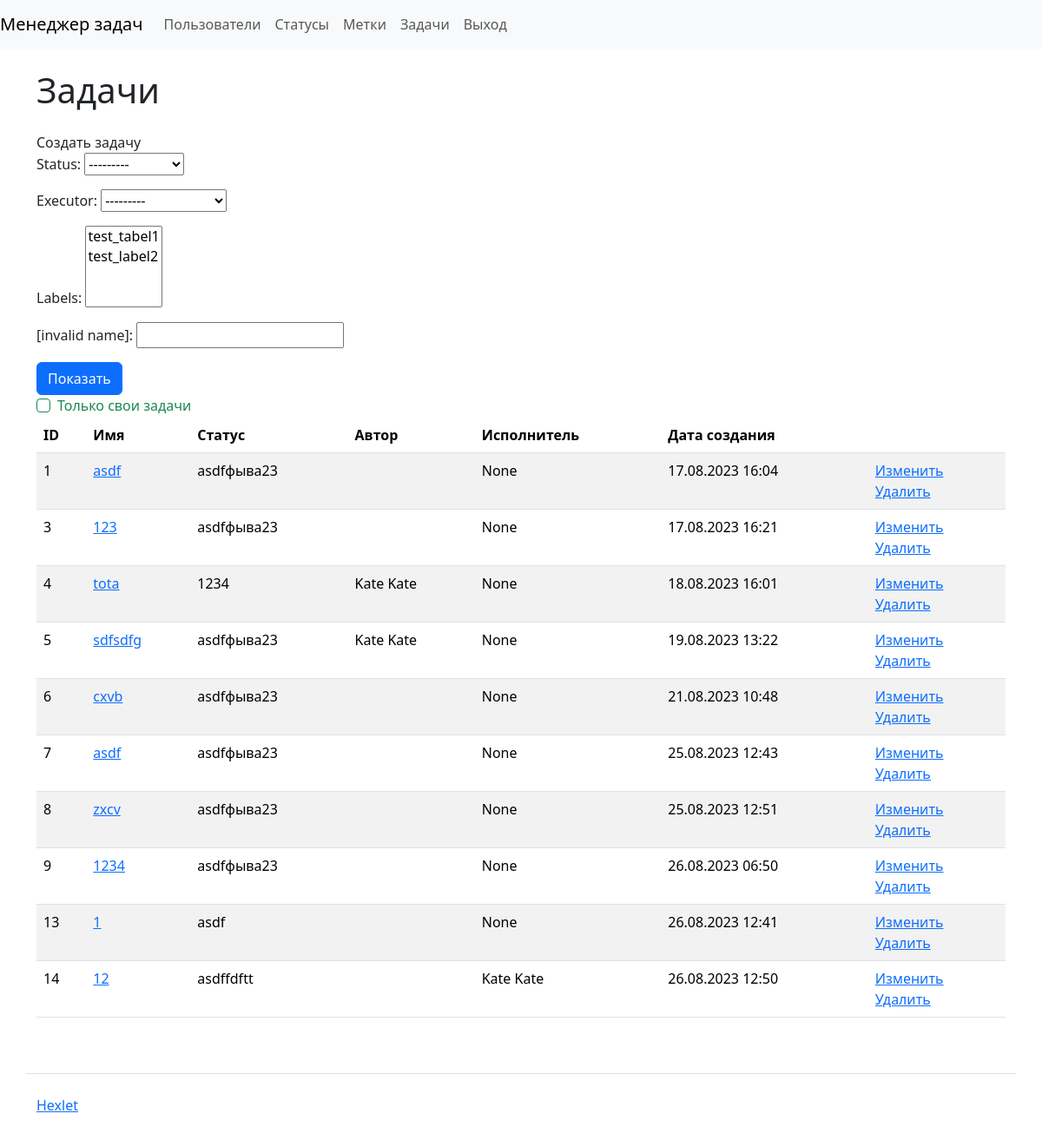
Page /tasks/ (signed in) on the earlier database version.
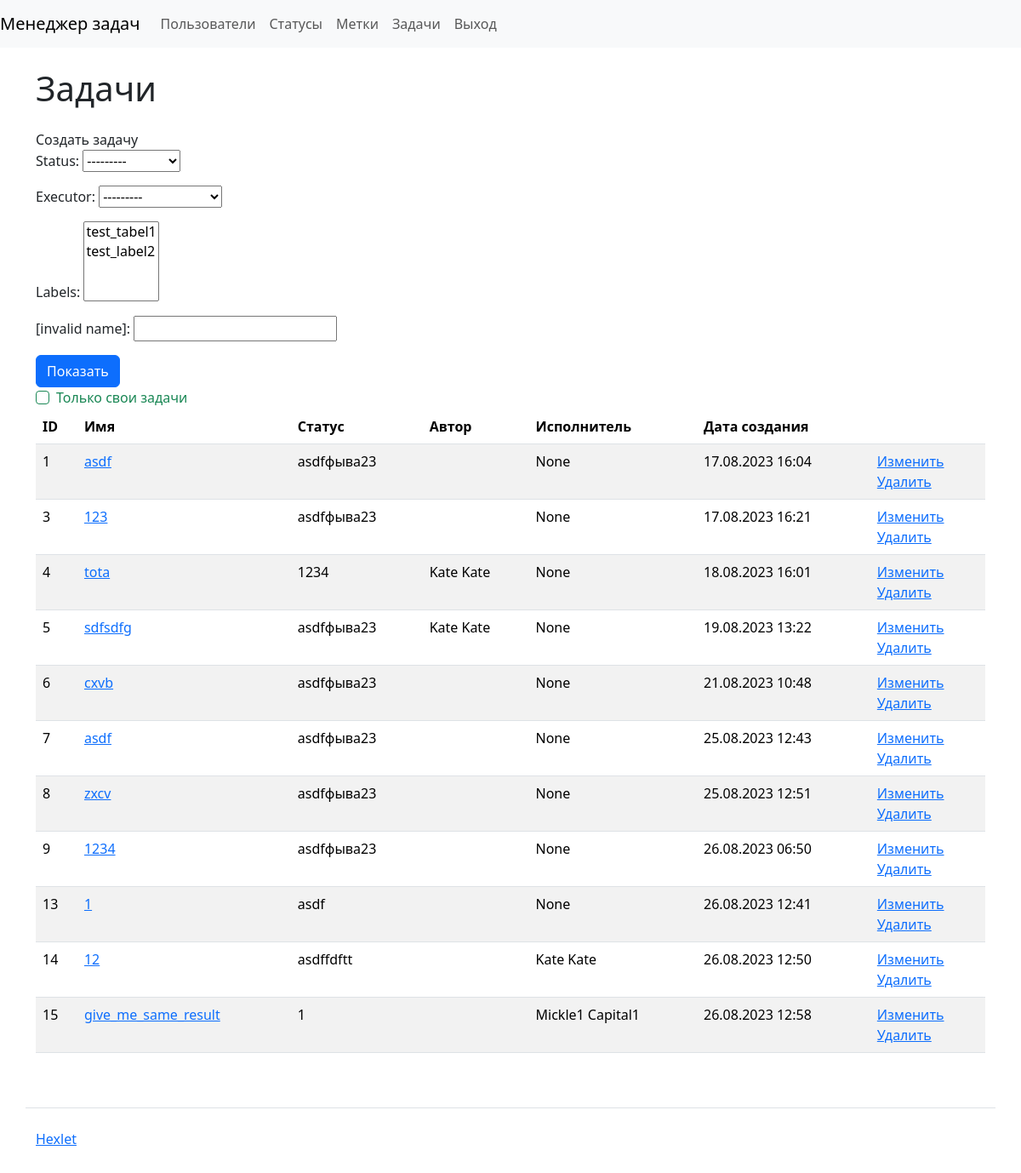
Same page on the later database version.
### task_manager/tasks/models.py (models this page shows, shortened)
class Task(models.Model):
    name = models.CharField(max_length=255)
    description = models.CharField(max_length=255)
    status = models.ForeignKey(Status, on_delete=models.RESTRICT, related_name='tasks')
    author = models.ForeignKey(User, on_delete=models.RESTRICT, related_name='tasks_authored')
    executor = models.ForeignKey(User, on_delete=models.RESTRICT, related_name='tasks_assigned', null=True)
    labels = models.ManyToManyField(Label)
    date_joined = DateTimeField(auto_now_add=True)

### task_manager/statuses/models.py (models this page shows)
class Status(models.Model):
    name = models.CharField(max_length=255)
    date_joined = DateTimeField(auto_now_add=True)
    def __str__(self):
        return self.name

### task_manager/tasks/views.py (the view)
# urls.py: path('', views.TaskShow.as_view(), name='tasks'),
class TaskShow(CustomLoginRequiredMixin, View):
    def get(self, request, *args, **kwargs):
        task_filter = TaskFilter(request.GET, queryset=Task.objects.all())
        tasks = task_filter.qs
        if request.GET.get('self_tasks'):
            tasks = task_filter.qs.filter(author=request.user)
        return render(request, 'tasks/tasks.html', {
            'form': task_filter.form,
            'tasks': tasks,
        })

### task_manager/labels/models.py (called while the page is built)
    def __str__(self):
        return self.name

### task_manager/mixins.py (called while the page is built)
    def dispatch(self, request, *args, **kwargs):
        if not request.user.is_authenticated:
            messages.error(request, self.permission_denied_message)
        return super().dispatch(request, *args, **kwargs)

### task_manager/templates/tasks/tasks.html
{% extends "index.html" %}
{% block content %}
<h1 class="my-4">Задачи</h1>
<a class="nav-link" href="{% url 'create_task' %}">Создать задачу</a>
<form class="form-inline center" method="get" action="{% url 'tasks' %}">
  {{ form.as_p}}
  <input class="btn btn-primary" type="submit" value="Показать">
  <div class="form-check">
    <input type="checkbox" name="self_tasks" class="form-check-input is-valid" id="id_self_tasks">
    <label class="form-check-label" for="id_self_tasks">Только свои задачи</label>
  </div>
</form>
<table class="table table-striped">
    <thead>
      <tr>
        <th>ID</th>
        <th>Имя</th>
        <th>Статус</th>
        <th>Автор</th>
        <th>Исполнитель</th>
        <th>Дата создания</th>
        <th></th>
      </tr>
    </thead>
    <tbody>
        {% for task in tasks %}
        <tr>
          <td>{{ task.pk }}</td>
          <td>
            <a href="{% url 'get_task' task.pk %}">{{ task.name }}</a>
          </td>
          <td>{{ task.status }}</td>
          <td>{{ task.author }}</td>
          <td>{{ task.executor }}</td>
          <td>{{ task.date_joined|date:'d.m.Y H:i' }}</td>
          <td>
            <a href="{% url 'edit_task' task.pk %}">Изменить</a>
            <br>
            <a href="{% url 'delete_task' task.pk %}">Удалить</a>
          </td>
        </tr>
        {% endfor %}
    </tbody>
</table>
{% endblock %}

### task_manager/templates/index.html (shortened to what this page needs)
<!DOCTYPE html>
{% load django_bootstrap5 %}
{% bootstrap_css %}
<html lang="ru-ru">
  <head>
  </head>
  <body class="d-flex flex-column min-vh-100">
    <nav class="navbar navbar-expand-lg navbar-light bg-light">
      <a class="navbar-brand" href="{% url 'index' %}">Менеджер задач</a>
      <div class="collapse navbar-collapse" id="navbarToggleExternalContent">
        <ul class="navbar-nav mr-auto">
          <li class="nav-item">
            <a class="nav-link" href="{% url 'users' %}">Пользователи</a>
          </li>
          {% if user.is_authenticated %}
          <li class="nav-item">
            <a class="nav-link" href="{% url 'statuses' %}">Статусы</a>
          </li>
          <li class="nav-item">
            <a class="nav-link" href="{% url 'labels' %}">Метки</a>
          </li>
          <li class="nav-item">
            <a class="nav-link" href="{% url 'tasks' %}">Задачи</a>
          </li>
          <li class="nav-item">
            <form id="logout-form" action="{% url 'logout' %}" method="POST">
              <a class="nav-link" onclick="document.getElementById('logout-form').submit();" style="cursor: pointer;">Выход</a>
            </form>
          </li>
          {% endif %}
        </ul>
      </div>
    </nav>
    <div class="container wrapper flex-grow-1">
    {% block content %}{% endblock %}
    </div>
    <footer>
      <div class="container my-5 pt-4 border-top">
        <a target="_blank" href="https://ru.hexlet.io/">Hexlet</a>
      </div>
    </footer>
  </body>
</html>

Differences in the rows shown:
added Task: pk "15", name "give_me_same_result", status "1", executor "Mickle1 Capital1", date_joined "26.08.2023 12:58"
